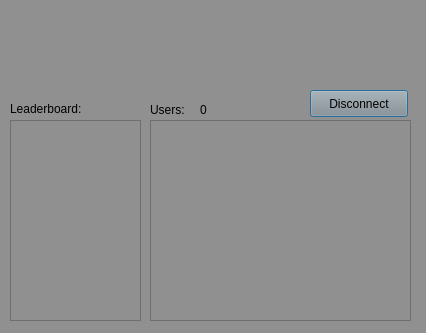
<?xml version="1.0" encoding="UTF-8"?>
<ui version="4.0">
 <class>AwesumServer</class>
 <widget class="QDialog" name="AwesumServer">
  <property name="geometry">
   <rect>
    <x>0</x>
    <y>0</y>
    <width>426</width>
    <height>333</height>
   </rect>
  </property>
  <property name="palette">
   <palette>
    <active>
     <colorrole role="Button">
      <brush brushstyle="SolidPattern">
       <color alpha="255">
        <red>190</red>
        <green>190</green>
        <blue>190</blue>
       </color>
      </brush>
     </colorrole>
     <colorrole role="Base">
      <brush brushstyle="SolidPattern">
       <color alpha="255">
        <red>144</red>
        <green>144</green>
        <blue>144</blue>
       </color>
      </brush>
     </colorrole>
     <colorrole role="Window">
      <brush brushstyle="SolidPattern">
       <color alpha="255">
        <red>144</red>
        <green>144</green>
        <blue>144</blue>
       </color>
      </brush>
     </colorrole>
    </active>
    <inactive>
     <colorrole role="Button">
      <brush brushstyle="SolidPattern">
       <color alpha="255">
        <red>190</red>
        <green>190</green>
        <blue>190</blue>
       </color>
      </brush>
     </colorrole>
     <colorrole role="Base">
      <brush brushstyle="SolidPattern">
       <color alpha="255">
        <red>144</red>
        <green>144</green>
        <blue>144</blue>
       </color>
      </brush>
     </colorrole>
     <colorrole role="Window">
      <brush brushstyle="SolidPattern">
       <color alpha="255">
        <red>144</red>
        <green>144</green>
        <blue>144</blue>
       </color>
      </brush>
     </colorrole>
    </inactive>
    <disabled>
     <colorrole role="Button">
      <brush brushstyle="SolidPattern">
       <color alpha="255">
        <red>190</red>
        <green>190</green>
        <blue>190</blue>
       </color>
      </brush>
     </colorrole>
     <colorrole role="Base">
      <brush brushstyle="SolidPattern">
       <color alpha="255">
        <red>144</red>
        <green>144</green>
        <blue>144</blue>
       </color>
      </brush>
     </colorrole>
     <colorrole role="Window">
      <brush brushstyle="SolidPattern">
       <color alpha="255">
        <red>144</red>
        <green>144</green>
        <blue>144</blue>
       </color>
      </brush>
     </colorrole>
    </disabled>
   </palette>
  </property>
  <property name="windowTitle">
   <string>Awesum Server</string>
  </property>
  <property name="styleSheet">
   <string notr="true">background-color:rgb(144, 144, 144)</string>
  </property>
  <widget class="QLabel" name="label">
   <property name="geometry">
    <rect>
     <x>80</x>
     <y>20</y>
     <width>331</width>
     <height>61</height>
    </rect>
   </property>
   <property name="text">
    <string/>
   </property>
   <property name="pixmap">
    <pixmap resource="images/images.qrc">:/server.png</pixmap>
   </property>
   <property name="scaledContents">
    <bool>true</bool>
   </property>
  </widget>
  <widget class="QLabel" name="label_2">
   <property name="geometry">
    <rect>
     <x>10</x>
     <y>20</y>
     <width>61</width>
     <height>61</height>
    </rect>
   </property>
   <property name="text">
    <string/>
   </property>
   <property name="pixmap">
    <pixmap resource="images/images.qrc">:/logo.jpeg</pixmap>
   </property>
   <property name="scaledContents">
    <bool>true</bool>
   </property>
  </widget>
  <widget class="QLabel" name="usrlbl">
   <property name="geometry">
    <rect>
     <x>150</x>
     <y>100</y>
     <width>41</width>
     <height>20</height>
    </rect>
   </property>
   <property name="text">
    <string>Users:</string>
   </property>
  </widget>
  <widget class="QLabel" name="lblConnected">
   <property name="geometry">
    <rect>
     <x>200</x>
     <y>100</y>
     <width>61</width>
     <height>20</height>
    </rect>
   </property>
   <property name="text">
    <string>0</string>
   </property>
  </widget>
  <widget class="QPlainTextEdit" name="txtLog">
   <property name="enabled">
    <bool>false</bool>
   </property>
   <property name="geometry">
    <rect>
     <x>150</x>
     <y>120</y>
     <width>261</width>
     <height>201</height>
    </rect>
   </property>
   <property name="palette">
    <palette>
     <active>
      <colorrole role="Button">
       <brush brushstyle="SolidPattern">
        <color alpha="255">
         <red>255</red>
         <green>255</green>
         <blue>255</blue>
        </color>
       </brush>
      </colorrole>
      <colorrole role="Base">
       <brush brushstyle="SolidPattern">
        <color alpha="255">
         <red>144</red>
         <green>144</green>
         <blue>144</blue>
        </color>
       </brush>
      </colorrole>
      <colorrole role="Window">
       <brush brushstyle="SolidPattern">
        <color alpha="255">
         <red>144</red>
         <green>144</green>
         <blue>144</blue>
        </color>
       </brush>
      </colorrole>
     </active>
     <inactive>
      <colorrole role="Button">
       <brush brushstyle="SolidPattern">
        <color alpha="255">
         <red>255</red>
         <green>255</green>
         <blue>255</blue>
        </color>
       </brush>
      </colorrole>
      <colorrole role="Base">
       <brush brushstyle="SolidPattern">
        <color alpha="255">
         <red>144</red>
         <green>144</green>
         <blue>144</blue>
        </color>
       </brush>
      </colorrole>
      <colorrole role="Window">
       <brush brushstyle="SolidPattern">
        <color alpha="255">
         <red>144</red>
         <green>144</green>
         <blue>144</blue>
        </color>
       </brush>
      </colorrole>
     </inactive>
     <disabled>
      <colorrole role="Button">
       <brush brushstyle="SolidPattern">
        <color alpha="255">
         <red>255</red>
         <green>255</green>
         <blue>255</blue>
        </color>
       </brush>
      </colorrole>
      <colorrole role="Base">
       <brush brushstyle="SolidPattern">
        <color alpha="255">
         <red>144</red>
         <green>144</green>
         <blue>144</blue>
        </color>
       </brush>
      </colorrole>
      <colorrole role="Window">
       <brush brushstyle="SolidPattern">
        <color alpha="255">
         <red>144</red>
         <green>144</green>
         <blue>144</blue>
        </color>
       </brush>
      </colorrole>
     </disabled>
    </palette>
   </property>
   <property name="autoFillBackground">
    <bool>false</bool>
   </property>
   <property name="backgroundVisible">
    <bool>false</bool>
   </property>
  </widget>
  <widget class="QPlainTextEdit" name="leaderboard">
   <property name="enabled">
    <bool>false</bool>
   </property>
   <property name="geometry">
    <rect>
     <x>10</x>
     <y>120</y>
     <width>131</width>
     <height>201</height>
    </rect>
   </property>
   <property name="autoFillBackground">
    <bool>false</bool>
   </property>
   <property name="backgroundVisible">
    <bool>false</bool>
   </property>
  </widget>
  <widget class="QPushButton" name="btnDisconnect">
   <property name="geometry">
    <rect>
     <x>310</x>
     <y>90</y>
     <width>98</width>
     <height>27</height>
    </rect>
   </property>
   <property name="text">
    <string>Disconnect</string>
   </property>
  </widget>
  <widget class="QLabel" name="label_3">
   <property name="geometry">
    <rect>
     <x>10</x>
     <y>100</y>
     <width>101</width>
     <height>17</height>
    </rect>
   </property>
   <property name="text">
    <string>Leaderboard:</string>
   </property>
  </widget>
 </widget>
 <resources>
  <include location="images/images.qrc"/>
 </resources>
 <connections/>
</ui>
